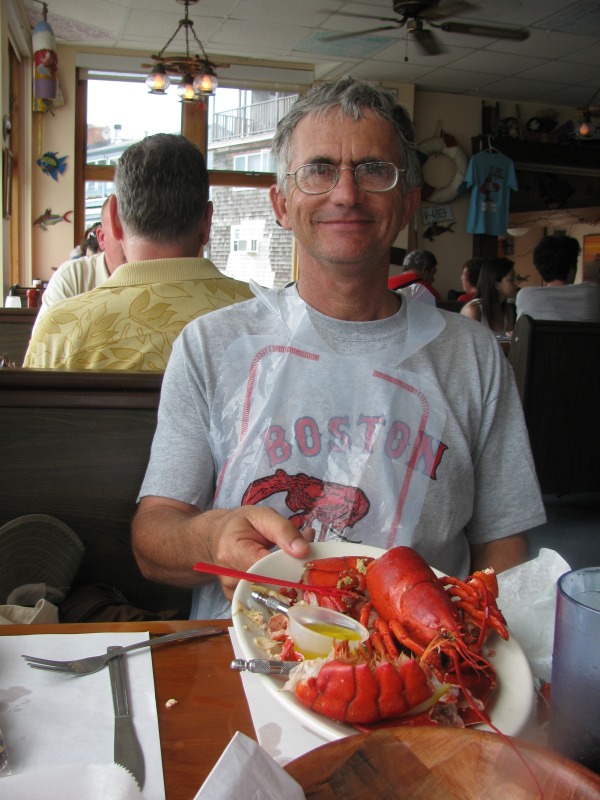
#> input picture Photomosaic/g.JPG, 1200 x 1600 px (shown at 1/2 size)
$ python photomosaic.py   (Python 2 division)
#> lines starting #> are read from the running program, lines starting #| are printed output that depends on the picture
from PIL import Image
from os import listdir, path
from math import fabs

''' the actual tile size '''
tile_size = 20#10

'''
the size of the thumbnail. can be different than the tile size. if different
the resulting image will be larger (or smaller) than the source
'''
thumb_size = 20#10

''' the size of a tile quadrant (if using the quad-point model) '''
small_size = tile_size / 2
image = "g.JPG"

''' output directory '''
work_dir = "./"

''' directory for storing intermediate thumbnails (normalized) '''
work_thumb_dir = "normimages/"

''' source thumbnails directory '''
thumb_dir = "images/"


width, height = 0, 0
color_map = {}
file_color_map = {}
detailed_file_color_map = {}

def find_largest():
    largest_area = 0
    largest_file = None
    for f in listdir(full_img_dir):
        try:
            h,w = Image.open(path.join(full_img_dir, f)).size
            area = h * w
            largest_area, largest_file = (area, f) if area > largest_area else (largest_area, largest_file)
        except:
            pass

    print 'largest file is \r\n%s' % path.join(full_img_dir, largest_file)
    return Image.open(path.join(full_img_dir, largest_file))


def avg_color (image):
    total_color = (0,0,0)
    total_count = 0;
    for count, color in image.getcolors(image.size[0] * image.size[1]):
        total_count += count
        total_color = (
                        total_color[0] + (count * color[0]),
                        total_color[1] + (count * color[1]),
                        total_color[2] + (count * color[2])
                        )

    return (total_color[0]/total_count, total_color[1]/total_count, total_color[2]/total_count)

def color_dif(color1, color2):
    return (fabs(color1[0] - color2[0]) + fabs(color1[1] - color2[1]) + fabs(color1[2] - color2[2]))

def find_closest(tile):
    color = avg_color(tile)
    distance = 0
    color_key = None
    for key in file_color_map.keys():
        new_dist = color_dif(color, file_color_map[key])
        if (new_dist < distance) or (color_key == None):
            color_key = key
            distance = new_dist
        if (distance == 0):
            return color_key

    return color_key

def average(lst):
    sum = 0
    for x in lst: sum += x
    return sum / len(lst)

def find_closest_quadrants(tile):
    distance = 0
    color_key = None

    tiles = {
                0: avg_color(tile.crop((0, 0, small_size, small_size))),
                1: avg_color(tile.crop((0, small_size, small_size, small_size * 2))),
                2: avg_color(tile.crop((small_size, 0, small_size * 2, small_size))),
                3: avg_color(tile.crop((small_size, small_size, small_size * 2, small_size * 2)))
            }

    for key in detailed_file_color_map.keys():
        new_dist = average([color_dif(tiles[idx], detailed_file_color_map[key][idx]) for idx in range(4)])
        if (new_dist < distance) or (color_key == None):
            color_key = key
            distance = new_dist
        if (distance == 0):
            return color_key

    return color_key

def normalize_thumbs():
    for f in listdir(thumb_dir):
        img = Image.open(path.join(thumb_dir, f))
        h,w = img.size
        new_size = w if h > w else h
        newImg = img.crop((0, 0, h, h))
        newImg.resize((thumb_size,thumb_size)).save(path.join(work_thumb_dir, f))

def build_filemap():
    for f in listdir(thumb_dir):
        thumb_name = path.join(work_thumb_dir, f)
        thumb = Image.open(thumb_name)
        file_color_map[thumb_name] = avg_color(thumb)
        s = thumb.size[0]/2
        detailed_file_color_map[thumb_name] = [
                                                avg_color(thumb.crop((0, 0, s, s))),
                                                avg_color(thumb.crop((0, s, s, s * 2))),
                                                avg_color(thumb.crop((s, 0, s * 2, s))),
                                                avg_color(thumb.crop((s, s, s * 2, s * 2))),
                                              ]

# [24 lines of commented-out code are left out]

def process_main(locator, fname, image):
    normalize_thumbs()
    width, height = image.size

    build_filemap()

    final_image = Image.new('RGB', (width, 0))
    for offset_y in [y*tile_size for y in range(height / tile_size)]:
        line_image = Image.new('RGB', (0, tile_size))
        for offset_x in [x*tile_size for x in range(width / tile_size)]:
            thumb_file = locator(image.crop((offset_x, offset_y, offset_x + tile_size, offset_y + tile_size)))
            thumb_file = Image.open(thumb_file)
            line_image = hmerge(line_image, thumb_file)
        final_image=vmerge(final_image, line_image)


    final_image.save(path.join(work_dir, fname))

def hmerge (imgLeft, imgRight):
        imgL = imgLeft#Image.open(imgLeft)
        imgR = imgRight#Image.open(imgRight)

        imgWidth = imgL.size[0] + imgR.size[0]
        #print imgL.size[1] , imgR.size[1]
        assert(imgL.size[1] == imgR.size[1])
        imgHeight = imgL.size[1]

        imgNew = Image.new('RGB', (imgWidth, imgHeight))

        imgNew.paste(imgL,(0,0))
        imgNew.paste(imgR,(imgL.size[0], 0))

        return imgNew

def vmerge (imgUp, imgDown):
        imgU = imgUp#Image.open(imgUp)
        imgD = imgDown#Image.open(imgDown)

        imgHeight = imgU.size[1] + imgD.size[1]
        assert(imgU.size[0] == imgD.size[0])
        imgWidth = imgU.size[0]

        imgNew = Image.new('RGB', (imgWidth, imgHeight))

        imgNew.paste(imgU,(0,0))
        imgNew.paste(imgD,(0, imgU.size[1]))

        return imgNew

print 'quadrants'
process_main(find_closest_quadrants, 'out2.jpg', Image.open('g.JPG'))
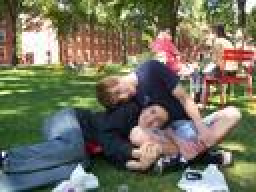
#> input picture Photomosaic/images/101_1091_thumbnail.jpg, 128 x 96 px (shown 2 times larger)
#> in normalize_thumbs, img is the input picture: PIL image 128x96 RGB; mean R, G, B 114.4, 113.8, 94.6
#> in normalize_thumbs, `newImg = img.crop((0, 0, h, h))`:
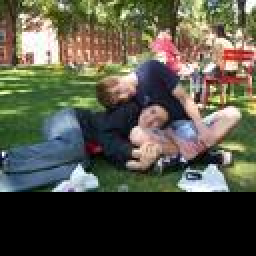
#> newImg: PIL image 128x128 RGB (shown 2 times larger); mean R, G, B 85.8, 85.4, 70.9
#> in normalize_thumbs, `newImg.resize((thumb_size,thumb_size)).save(path.join(work_thumb_dir, ..`:
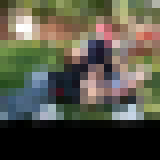
#> saved as 101_1091_thumbnail.jpg: PIL image 20x20 RGB (shown 8 times larger); mean R, G, B 85.9, 85.4, 71
#> pass 2 of the loop in normalize_thumbs, `for f in listdir(thumb_dir):`:
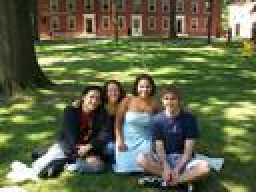
#> input picture Photomosaic/images/101_1092_thumbnail.jpg, 128 x 96 px (shown 2 times larger)
#> in normalize_thumbs, img is the input picture: PIL image 128x96 RGB; mean R, G, B 96.9, 102.8, 72.6
#> pass 3 of the loop in normalize_thumbs, `for f in listdir(thumb_dir):`:
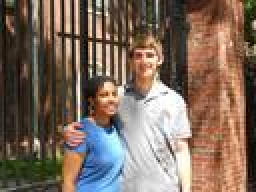
#> input picture Photomosaic/images/DSCN0023_thumbnail.jpg, 128 x 96 px (shown 2 times larger)
#> in normalize_thumbs, img is the input picture: PIL image 128x96 RGB; mean R, G, B 125.5, 107.1, 93.6
#> in build_filemap, `thumb = Image.open(thumb_name)`:
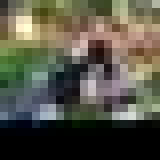
#> thumb: PIL image 20x20 RGB (shown 8 times larger); mean R, G, B 86.5, 85.2, 71.2
#> the loop in avg_color, `for count, color in image.getcolors(image.size[0] * image.size[1]):` made 325 passes
#> (count, color, total_count, total_color) on passes 1, 3, 4: (4, (0, 2, 0), 4, (0, 8, 0)), (1, (184, 164, 131), 6, (300, 300, 237)), (1, (80, 80, 42), 7, (380, 380, 279))
#> after the loop in avg_color, `for count, color in image.getcolors(image.size[0] * image.size[1]):`: total_count = 400
#> the loop in avg_color (call 2), `for count, color in image.getcolors(image.size[0] * image.size[1]):` made 100 passes
#> (color, total_color) on passes 2 to 13: ((126, 135, 90), (253, 248, 154)), ((125, 97, 76), (378, 345, 230)), ((100, 108, 69), (478, 453, 299)), ((123, 124, 82), (601, 577, 381)), ((79, 120, 78), (680, 697, 459)), ((120, 128, 79), (800, 825, 538)), ((119, 120, 115), (919, 945, 653)), ((132, 165, 148), (1051, 1110, 801)), ((242, 228, 189), (1293, 1338, 990)), ((113, 107, 93), (1406, 1445, 1083)), ((112, 94, 80), (1518, 1539, 1163)), ((109, 83, 56), (1627, 1622, 1219))
#> total_color on pass 1: (127, 113, 64)
#> pass 2 of the loop in build_filemap, `for f in listdir(thumb_dir):`:
#> in build_filemap, `thumb = Image.open(thumb_name)`:
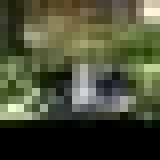
#> thumb: PIL image 20x20 RGB (shown 8 times larger); mean R, G, B 73, 77.3, 54.2
#> pass 3 of the loop in build_filemap, `for f in listdir(thumb_dir):`:
#> in build_filemap, `thumb = Image.open(thumb_name)`:
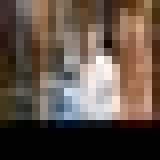
#> thumb: PIL image 20x20 RGB (shown 8 times larger); mean R, G, B 94.9, 80.3, 70.2
#> the loop in find_closest_quadrants, `for key in detailed_file_color_map.keys():` made 3 passes
#> key on passes 1 to 3: 'normimages/101_1091_thumbnail.jpg', 'normimages/101_1092_thumbnail.jpg', 'normimages/DSCN0023_thumbnail.jpg'
#> in hmerge, `imgNew = Image.new('RGB', (imgWidth, imgHeight))`: imgNew: PIL image 20x20 RGB; every value is 0
#> in vmerge, `imgD = imgDown#Image.open(imgDown)`:
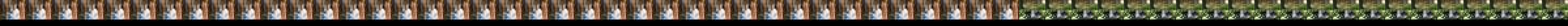
#> imgD: PIL image 1200x20 RGB (shown 2 times larger); mean R, G, B 87.2, 79.3, 64.6
#> in vmerge, `imgNew = Image.new('RGB', (imgWidth, imgHeight))`: imgNew: PIL image 1200x20 RGB; every value is 0
#> pass 2 of the loop in process_main, `for offset_y in [y*tile_size for y in range(height / tile_size)]:`:
#> in vmerge (call 2), `imgNew.paste(imgD,(0, imgU.size[1]))`:
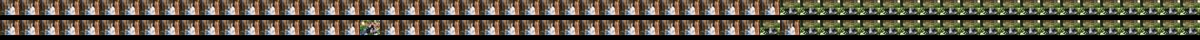
#> imgNew: PIL image 1200x40 RGB; mean R, G, B 87.2, 79.3, 64.6
#> pass 3 of the loop in process_main, `for offset_y in [y*tile_size for y in range(height / tile_size)]:`:
#> in vmerge (call 3), `imgNew.paste(imgD,(0, imgU.size[1]))`:
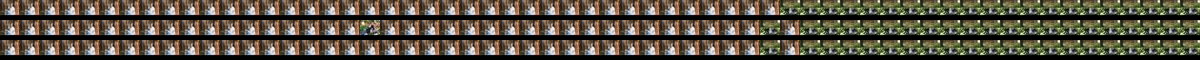
#> imgNew: PIL image 1200x60 RGB; mean R, G, B 87.2, 79.3, 64.6
#> the loop made 80 passes; the first 3 are shown
#> in process_main, `final_image.save(path.join(work_dir, fname))`:
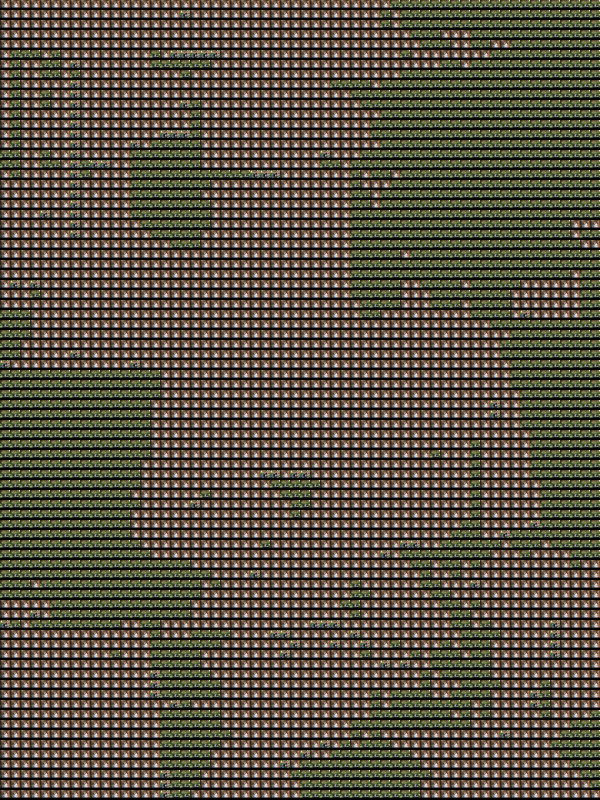
#> saved as out2.jpg: PIL image 1200x1600 RGB (shown at 1/2 size); mean R, G, B 87, 79.3, 64.6
